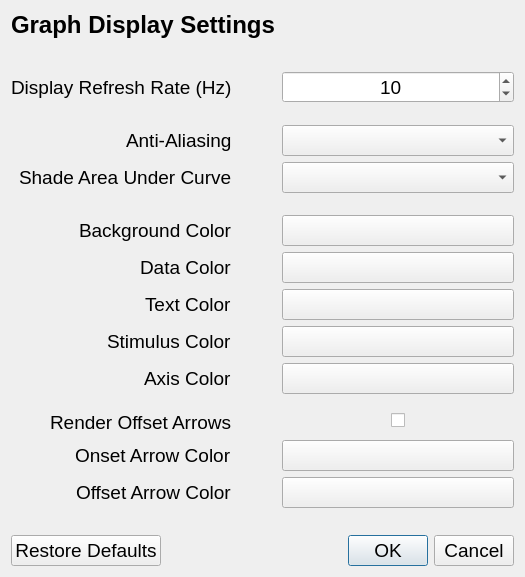
<?xml version="1.0" encoding="UTF-8"?>
<ui version="4.0">
 <class>displaySettingsWindow</class>
 <widget class="QDialog" name="displaySettingsWindow">
  <property name="geometry">
   <rect>
    <x>0</x>
    <y>0</y>
    <width>525</width>
    <height>577</height>
   </rect>
  </property>
  <property name="windowTitle">
   <string>Graph Display Settings</string>
  </property>
  <layout class="QGridLayout" name="gridLayout">
   <item row="0" column="0">
    <layout class="QFormLayout" name="formLayout">
     <property name="labelAlignment">
      <set>Qt::AlignRight|Qt::AlignTrailing|Qt::AlignVCenter</set>
     </property>
     <property name="horizontalSpacing">
      <number>50</number>
     </property>
     <item row="0" column="0" colspan="2">
      <widget class="QLabel" name="displaySettingsLabel">
       <property name="font">
        <font>
         <pointsize>18</pointsize>
         <weight>75</weight>
         <bold>true</bold>
        </font>
       </property>
       <property name="text">
        <string>Graph Display Settings</string>
       </property>
      </widget>
     </item>
     <item row="1" column="0">
      <spacer name="verticalSpacer1">
       <property name="orientation">
        <enum>Qt::Vertical</enum>
       </property>
       <property name="sizeType">
        <enum>QSizePolicy::Fixed</enum>
       </property>
       <property name="sizeHint" stdset="0">
        <size>
         <width>50</width>
         <height>20</height>
        </size>
       </property>
      </spacer>
     </item>
     <item row="2" column="0">
      <widget class="QLabel" name="displayRateLabel">
       <property name="font">
        <font>
         <pointsize>14</pointsize>
        </font>
       </property>
       <property name="toolTip">
        <string>&lt;html&gt;&lt;head/&gt;&lt;body&gt;&lt;p&gt;&lt;span style=&quot; font-size:11pt;&quot;&gt;How often the display of the graph updates&lt;/span&gt;&lt;/p&gt;&lt;/body&gt;&lt;/html&gt;</string>
       </property>
       <property name="text">
        <string>Display Refresh Rate (Hz)</string>
       </property>
      </widget>
     </item>
     <item row="2" column="1">
      <widget class="QSpinBox" name="displayRateSpinBox">
       <property name="font">
        <font>
         <pointsize>14</pointsize>
        </font>
       </property>
       <property name="toolTip">
        <string>&lt;html&gt;&lt;head/&gt;&lt;body&gt;&lt;p&gt;&lt;span style=&quot; font-size:11pt;&quot;&gt;How often the display of the graph updates&lt;/span&gt;&lt;/p&gt;&lt;/body&gt;&lt;/html&gt;</string>
       </property>
       <property name="alignment">
        <set>Qt::AlignCenter</set>
       </property>
       <property name="minimum">
        <number>1</number>
       </property>
       <property name="maximum">
        <number>120</number>
       </property>
       <property name="singleStep">
        <number>5</number>
       </property>
       <property name="value">
        <number>10</number>
       </property>
      </widget>
     </item>
     <item row="3" column="0">
      <spacer name="verticalSpacer2">
       <property name="orientation">
        <enum>Qt::Vertical</enum>
       </property>
       <property name="sizeType">
        <enum>QSizePolicy::Fixed</enum>
       </property>
       <property name="sizeHint" stdset="0">
        <size>
         <width>50</width>
         <height>10</height>
        </size>
       </property>
      </spacer>
     </item>
     <item row="4" column="0">
      <widget class="QLabel" name="antiAliasingLabel">
       <property name="font">
        <font>
         <pointsize>14</pointsize>
        </font>
       </property>
       <property name="toolTip">
        <string>&lt;html&gt;&lt;head/&gt;&lt;body&gt;&lt;p&gt;&lt;span style=&quot; font-size:11pt;&quot;&gt;Enabling antialiasing causes lines to be drawn with smooth edges at the cost of reduced performance.&lt;/span&gt;&lt;/p&gt;&lt;/body&gt;&lt;/html&gt;</string>
       </property>
       <property name="text">
        <string>Anti-Aliasing</string>
       </property>
      </widget>
     </item>
     <item row="4" column="1">
      <widget class="QComboBox" name="antiAliasingComboBox">
       <property name="font">
        <font>
         <pointsize>14</pointsize>
        </font>
       </property>
       <property name="toolTip">
        <string>&lt;html&gt;&lt;head/&gt;&lt;body&gt;&lt;p&gt;&lt;span style=&quot; font-size:11pt;&quot;&gt;Enabling antialiasing causes lines to be drawn with smooth edges at the cost of reduced performance.&lt;/span&gt;&lt;/p&gt;&lt;/body&gt;&lt;/html&gt;</string>
       </property>
      </widget>
     </item>
     <item row="5" column="0">
      <widget class="QLabel" name="shadingLabel">
       <property name="font">
        <font>
         <pointsize>14</pointsize>
        </font>
       </property>
       <property name="toolTip">
        <string>&lt;html&gt;&lt;head/&gt;&lt;body&gt;&lt;p&gt;&lt;span style=&quot; font-size:11pt;&quot;&gt;The color of the area under the graph (slows down graphing significantly)&lt;/span&gt;&lt;/p&gt;&lt;/body&gt;&lt;/html&gt;</string>
       </property>
       <property name="text">
        <string>Shade Area Under Curve</string>
       </property>
      </widget>
     </item>
     <item row="5" column="1">
      <widget class="QComboBox" name="shadingComboBox">
       <property name="font">
        <font>
         <pointsize>14</pointsize>
        </font>
       </property>
       <property name="toolTip">
        <string>&lt;html&gt;&lt;head/&gt;&lt;body&gt;&lt;p&gt;&lt;span style=&quot; font-size:11pt;&quot;&gt;The color of the area under the graph (slows down graphing significantly)&lt;/span&gt;&lt;/p&gt;&lt;/body&gt;&lt;/html&gt;</string>
       </property>
      </widget>
     </item>
     <item row="6" column="0">
      <spacer name="verticalSpacer3">
       <property name="orientation">
        <enum>Qt::Vertical</enum>
       </property>
       <property name="sizeType">
        <enum>QSizePolicy::Fixed</enum>
       </property>
       <property name="sizeHint" stdset="0">
        <size>
         <width>50</width>
         <height>10</height>
        </size>
       </property>
      </spacer>
     </item>
     <item row="7" column="0">
      <widget class="QLabel" name="backgroundColorLabel">
       <property name="font">
        <font>
         <pointsize>14</pointsize>
        </font>
       </property>
       <property name="toolTip">
        <string>&lt;html&gt;&lt;head/&gt;&lt;body&gt;&lt;p&gt;&lt;span style=&quot; font-size:11pt;&quot;&gt;Color of graph background&lt;/span&gt;&lt;/p&gt;&lt;/body&gt;&lt;/html&gt;</string>
       </property>
       <property name="text">
        <string>Background Color</string>
       </property>
      </widget>
     </item>
     <item row="7" column="1">
      <widget class="QPushButton" name="backgroundColorButton">
       <property name="font">
        <font>
         <pointsize>14</pointsize>
        </font>
       </property>
       <property name="toolTip">
        <string>&lt;html&gt;&lt;head/&gt;&lt;body&gt;&lt;p&gt;&lt;span style=&quot; font-size:11pt;&quot;&gt;Color of graph background&lt;/span&gt;&lt;/p&gt;&lt;/body&gt;&lt;/html&gt;</string>
       </property>
       <property name="text">
        <string/>
       </property>
      </widget>
     </item>
     <item row="8" column="0">
      <widget class="QLabel" name="dataColorLabel">
       <property name="font">
        <font>
         <pointsize>14</pointsize>
        </font>
       </property>
       <property name="toolTip">
        <string>&lt;html&gt;&lt;head/&gt;&lt;body&gt;&lt;p&gt;&lt;span style=&quot; font-size:11pt;&quot;&gt;Color of the data line plotted&lt;/span&gt;&lt;/p&gt;&lt;/body&gt;&lt;/html&gt;</string>
       </property>
       <property name="text">
        <string>Data Color</string>
       </property>
      </widget>
     </item>
     <item row="8" column="1">
      <widget class="QPushButton" name="dataColorButton">
       <property name="font">
        <font>
         <pointsize>14</pointsize>
        </font>
       </property>
       <property name="toolTip">
        <string>&lt;html&gt;&lt;head/&gt;&lt;body&gt;&lt;p&gt;&lt;span style=&quot; font-size:11pt;&quot;&gt;Color of the data line plotted&lt;/span&gt;&lt;/p&gt;&lt;/body&gt;&lt;/html&gt;</string>
       </property>
       <property name="text">
        <string/>
       </property>
      </widget>
     </item>
     <item row="9" column="0">
      <widget class="QLabel" name="textColorLabel">
       <property name="font">
        <font>
         <pointsize>14</pointsize>
        </font>
       </property>
       <property name="text">
        <string>Text Color</string>
       </property>
      </widget>
     </item>
     <item row="9" column="1">
      <widget class="QPushButton" name="textColorButton">
       <property name="font">
        <font>
         <pointsize>14</pointsize>
        </font>
       </property>
       <property name="text">
        <string/>
       </property>
      </widget>
     </item>
     <item row="10" column="0">
      <widget class="QLabel" name="stimulusColorLabel">
       <property name="font">
        <font>
         <pointsize>14</pointsize>
        </font>
       </property>
       <property name="toolTip">
        <string>&lt;html&gt;&lt;head/&gt;&lt;body&gt;&lt;p&gt;&lt;span style=&quot; font-size:11pt;&quot;&gt;Color of area denoting conditioned and unconditioned stimulus &lt;/span&gt;&lt;/p&gt;&lt;/body&gt;&lt;/html&gt;</string>
       </property>
       <property name="text">
        <string>Stimulus Color</string>
       </property>
      </widget>
     </item>
     <item row="10" column="1">
      <widget class="QPushButton" name="stimulusColorButton">
       <property name="font">
        <font>
         <pointsize>14</pointsize>
        </font>
       </property>
       <property name="toolTip">
        <string>&lt;html&gt;&lt;head/&gt;&lt;body&gt;&lt;p&gt;&lt;span style=&quot; font-size:11pt;&quot;&gt;Color of area denoting conditioned and unconditioned stimulus &lt;/span&gt;&lt;/p&gt;&lt;/body&gt;&lt;/html&gt;</string>
       </property>
       <property name="text">
        <string/>
       </property>
      </widget>
     </item>
     <item row="11" column="0">
      <widget class="QLabel" name="axisColorLabel">
       <property name="font">
        <font>
         <pointsize>14</pointsize>
        </font>
       </property>
       <property name="toolTip">
        <string>&lt;html&gt;&lt;head/&gt;&lt;body&gt;&lt;p&gt;&lt;span style=&quot; font-size:11pt;&quot;&gt;The color of the axis the graph is plotted on&lt;/span&gt;&lt;/p&gt;&lt;/body&gt;&lt;/html&gt;</string>
       </property>
       <property name="text">
        <string>Axis Color</string>
       </property>
      </widget>
     </item>
     <item row="11" column="1">
      <widget class="QPushButton" name="axisColorButton">
       <property name="font">
        <font>
         <pointsize>14</pointsize>
        </font>
       </property>
       <property name="toolTip">
        <string>&lt;html&gt;&lt;head/&gt;&lt;body&gt;&lt;p&gt;&lt;span style=&quot; font-size:11pt;&quot;&gt;The color of the axis the graph is plotted on&lt;/span&gt;&lt;/p&gt;&lt;/body&gt;&lt;/html&gt;</string>
       </property>
       <property name="text">
        <string/>
       </property>
      </widget>
     </item>
     <item row="12" column="0">
      <spacer name="verticalSpacer">
       <property name="orientation">
        <enum>Qt::Vertical</enum>
       </property>
       <property name="sizeType">
        <enum>QSizePolicy::Fixed</enum>
       </property>
       <property name="sizeHint" stdset="0">
        <size>
         <width>5</width>
         <height>5</height>
        </size>
       </property>
      </spacer>
     </item>
     <item row="13" column="0">
      <widget class="QLabel" name="renderOffsetLabel">
       <property name="font">
        <font>
         <pointsize>14</pointsize>
        </font>
       </property>
       <property name="toolTip">
        <string>&lt;html&gt;&lt;head/&gt;&lt;body&gt;&lt;p&gt;&lt;span style=&quot; font-size:11pt;&quot;&gt;Whether or not to show arrows for the eyeblink offsets&lt;/span&gt;&lt;/p&gt;&lt;/body&gt;&lt;/html&gt;</string>
       </property>
       <property name="text">
        <string>Render Offset Arrows</string>
       </property>
      </widget>
     </item>
     <item row="14" column="0">
      <widget class="QLabel" name="onsetArrowLabel">
       <property name="font">
        <font>
         <pointsize>14</pointsize>
        </font>
       </property>
       <property name="text">
        <string>Onset Arrow Color</string>
       </property>
      </widget>
     </item>
     <item row="14" column="1">
      <widget class="QPushButton" name="onsetArrowColorButton">
       <property name="font">
        <font>
         <pointsize>14</pointsize>
        </font>
       </property>
       <property name="text">
        <string/>
       </property>
      </widget>
     </item>
     <item row="15" column="0">
      <widget class="QLabel" name="offsetArrowLabel">
       <property name="font">
        <font>
         <pointsize>14</pointsize>
        </font>
       </property>
       <property name="text">
        <string>Offset Arrow Color</string>
       </property>
      </widget>
     </item>
     <item row="15" column="1">
      <widget class="QPushButton" name="offsetArrowColorButton">
       <property name="font">
        <font>
         <pointsize>14</pointsize>
        </font>
       </property>
       <property name="text">
        <string/>
       </property>
      </widget>
     </item>
     <item row="13" column="1">
      <layout class="QHBoxLayout" name="horizontalLayout" stretch="1,0,1">
       <item>
        <spacer name="horizontalSpacer_2">
         <property name="orientation">
          <enum>Qt::Horizontal</enum>
         </property>
         <property name="sizeType">
          <enum>QSizePolicy::Preferred</enum>
         </property>
         <property name="sizeHint" stdset="0">
          <size>
           <width>40</width>
           <height>20</height>
          </size>
         </property>
        </spacer>
       </item>
       <item>
        <widget class="QCheckBox" name="renderOffsetCheckBox">
         <property name="font">
          <font>
           <pointsize>8</pointsize>
          </font>
         </property>
         <property name="text">
          <string/>
         </property>
        </widget>
       </item>
       <item>
        <spacer name="horizontalSpacer">
         <property name="orientation">
          <enum>Qt::Horizontal</enum>
         </property>
         <property name="sizeType">
          <enum>QSizePolicy::Preferred</enum>
         </property>
         <property name="sizeHint" stdset="0">
          <size>
           <width>35</width>
           <height>20</height>
          </size>
         </property>
        </spacer>
       </item>
      </layout>
     </item>
    </layout>
   </item>
   <item row="1" column="0">
    <widget class="QDialogButtonBox" name="buttonBox">
     <property name="font">
      <font>
       <pointsize>14</pointsize>
      </font>
     </property>
     <property name="orientation">
      <enum>Qt::Horizontal</enum>
     </property>
     <property name="standardButtons">
      <set>QDialogButtonBox::Cancel|QDialogButtonBox::Ok|QDialogButtonBox::RestoreDefaults</set>
     </property>
     <property name="centerButtons">
      <bool>false</bool>
     </property>
    </widget>
   </item>
  </layout>
 </widget>
 <tabstops>
  <tabstop>displayRateSpinBox</tabstop>
  <tabstop>antiAliasingComboBox</tabstop>
  <tabstop>shadingComboBox</tabstop>
  <tabstop>backgroundColorButton</tabstop>
  <tabstop>dataColorButton</tabstop>
  <tabstop>textColorButton</tabstop>
  <tabstop>stimulusColorButton</tabstop>
  <tabstop>axisColorButton</tabstop>
  <tabstop>renderOffsetCheckBox</tabstop>
  <tabstop>onsetArrowColorButton</tabstop>
  <tabstop>offsetArrowColorButton</tabstop>
 </tabstops>
 <resources/>
 <connections>
  <connection>
   <sender>buttonBox</sender>
   <signal>accepted()</signal>
   <receiver>displaySettingsWindow</receiver>
   <slot>accept()</slot>
   <hints>
    <hint type="sourcelabel">
     <x>248</x>
     <y>254</y>
    </hint>
    <hint type="destinationlabel">
     <x>157</x>
     <y>274</y>
    </hint>
   </hints>
  </connection>
  <connection>
   <sender>buttonBox</sender>
   <signal>rejected()</signal>
   <receiver>displaySettingsWindow</receiver>
   <slot>reject()</slot>
   <hints>
    <hint type="sourcelabel">
     <x>316</x>
     <y>260</y>
    </hint>
    <hint type="destinationlabel">
     <x>286</x>
     <y>274</y>
    </hint>
   </hints>
  </connection>
 </connections>
</ui>
